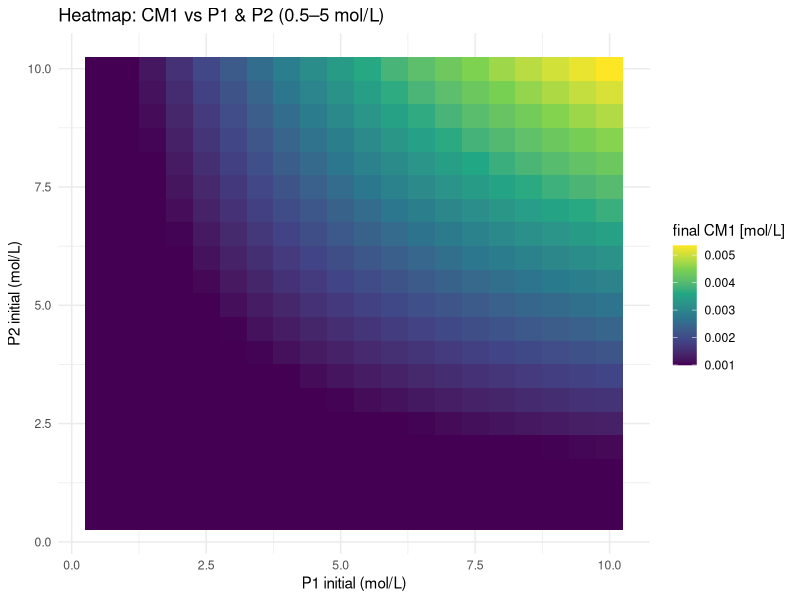

Recreate this plot in R.
# === Load required libraries ===
packages <- c("ggplot2", "dplyr", "tidyr")
new_packages <- packages[!(packages %in% installed.packages()[, "Package"])]
if (length(new_packages)) install.packages(new_packages)
lapply(packages, library, character.only = TRUE)

# === 1. Simulation function === 
simulate_CM1 <- function(X1_init, X2_init, dt = 0.001, t_end = 3) {
  # === Phase C: formation du curli ===
  dt_C <- 0.001
  t_end_C <- 5.0
  times_C <- seq(0, t_end_C, by = dt_C)
  n_steps_C <- length(times_C)

  # Constantes
  kf <- 760  # L/(mol*s)
  masse_molaire_P1 <- 14000
  masse_molaire_P2 <- 12460
  masse_molaire_C <- masse_molaire_P1 + masse_molaire_P2
  alpha1 <-0.40
  alpha2 <-0.00252

  # Initialisation
  dfC <- data.frame(
    time = times_C,
    P1 = numeric(n_steps_C),
    P2 = numeric(n_steps_C),
    C  = numeric(n_steps_C)
  )
  dfC$P1[1] <- (X1_init*alpha1) / masse_molaire_P1
  dfC$P2[1] <- (X2_init*alpha2) / masse_molaire_P2
  dfC$C[1]  <- 0

  # Simulation Phase C
  for (i in 1:(n_steps_C - 1)) {
    P1 <- dfC$P1[i]
    P2 <- dfC$P2[i]
    C  <- dfC$C[i]

    dP1 <- -kf * P1 * P2
    dP2 <- -kf * P1 * P2
    dC  <-  kf * P1 * P2

    dfC$P1[i + 1] <- max(P1 + dP1 * dt_C, 0)
    dfC$P2[i + 1] <- max(P2 + dP2 * dt_C, 0)
    dfC$C[i + 1]  <- max(C  + dC  * dt_C, 0)
  }

  # === Phase D: complexation du curli avec métal M1 ===
  dt_D <- dt
  t_end_D <- t_end
  times_D <- seq(0, t_end_D, by = dt_D)
  n_steps_D <- length(times_D)

  # Paramètres cinétiques
  kon_1  <- 1e9       # L/(mol*s) — réduit pour stabilité numérique
  koff_1 <- 0.05      # 1/s
  gamma  <- 4         # facteur correction

  # Initialisation
  df2 <- data.frame(
    time = times_D,
    C    = numeric(n_steps_D),
    CM1  = numeric(n_steps_D),
    M1   = numeric(n_steps_D)
  )

  # Récupérer valeur finale de C
  idx_end_C <- which.min(abs(dfC$time - t_end_C))
  df2$C[1] <- dfC$C[idx_end_C]


  df2$M1[1]  <- 0.001  # mol/L
  df2$CM1[1] <- 0.0

  # Simulation Phase D
  for (i in 1:(n_steps_D - 1)) {
    C   <- df2$C[i]
    M1  <- df2$M1[i]
    CM1 <- df2$CM1[i]

    dM1  <- koff_1 * CM1 - kon_1 * C * M1 * gamma 
    dCM1 <- -dM1  # conservation
    dC   <- koff_1 * CM1 / gamma - kon_1 * C * M1 

    df2$M1[i + 1]  <- max(M1  + dM1  * dt_D, 0)
    df2$CM1[i + 1] <- max(CM1 + dCM1 * dt_D, 0)
    df2$C[i + 1]   <- max(C    + dC   * dt_D, 0)
  }

  # Retourne la valeur finale de CM1
  return(df2$CM1[n_steps_D])
}

# === 2. Exécuter la grille de simulations ===
P1_vals <- seq(0.5, 10, by = 0.5)
P2_vals <- seq(0.5, 10, by = 0.5)

results <- expand.grid(P1 = P1_vals, P2 = P2_vals) %>%
  rowwise() %>%
  mutate(CM1_final = simulate_CM1(P1, P2, dt = 0.001, t_end = 1)) %>%
  ungroup()

# Nettoyer les NA (au cas où)
results <- results %>% filter(!is.na(CM1_final))

# === 3. Affichage : Heatmap ===
ggplot(results, aes(x = P1, y = P2, fill = CM1_final)) +
  geom_tile() +
  scale_fill_viridis_c(name = "final CM1 [mol/L]") +
  labs(
    title = "Heatmap: CM1 vs P1 & P2 (0.5–5 mol/L)",
    x = "P1 initial (mol/L)",
    y = "P2 initial (mol/L)"
  ) +
  theme_minimal()
